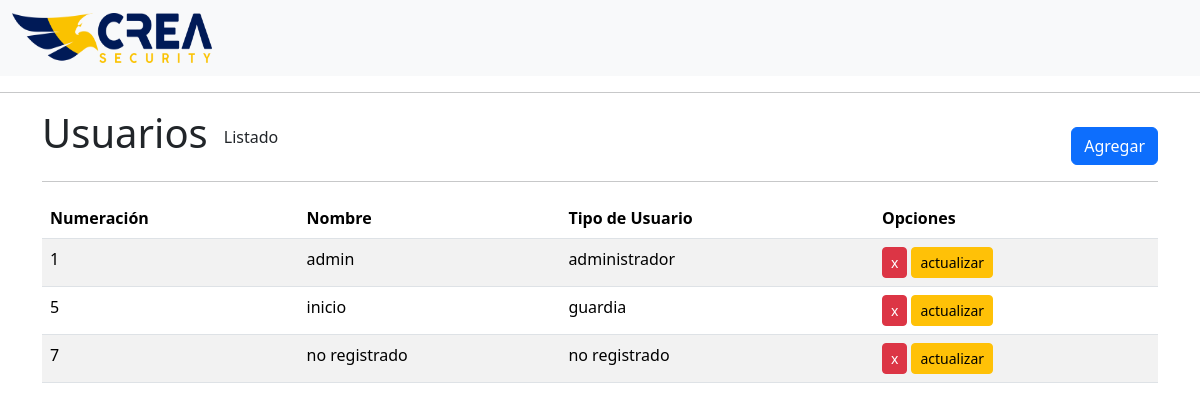
Page /index.php?p=usuarios/Usuarios on the earlier database version.
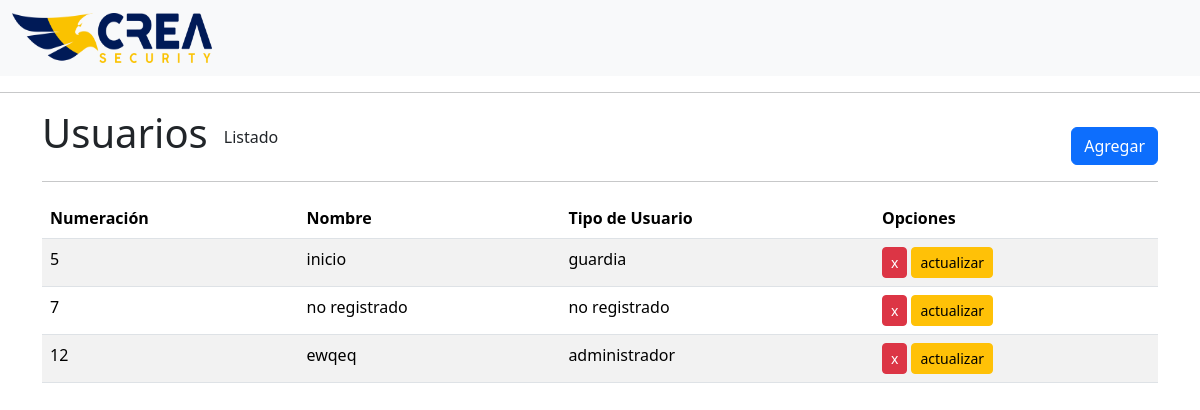
Same page on the later database version.
### tables this page shows
CREATE TABLE `usuarios` (
  `id` int(20) NOT NULL,
  `nombre_usu` varchar(20) DEFAULT NULL,
  `tipo_usu` varchar(20) DEFAULT NULL
);

### index.php (called while the page is built, shortened)
<?php
include 'incluir/header.php';
$select_usuarios_id = "SELECT * FROM usuarios where id='{$_SESSION['encargado_id']}' ";
$result_select_usuarios_id = mysqli_query($conexion, $select_usuarios_id);
$fila_result_select_usuarios_id = mysqli_fetch_assoc($result_select_usuarios_id);
include 'incluir/navbar.php';
$pagina = isset($_GET['p']) ? strtolower($_GET['p']) : 'home';
require_once 'pages/' . $pagina . '.php';
?>

### pages/usuarios/Usuarios.php (the view, shortened to what this page needs)
<?php
include 'incluir/header.php';
$query_usuarios = "SELECT * FROM usuarios ";
$result_usuarios =  mysqli_query($conexion, $query_usuarios);
?>
<body>
   <div class="container d-flex align-items-end gap-3">
        <h1>Usuarios</h1>
        <p>Listado</p>
        <div class="ms-auto">
        <a href="index.php?p=usuarios/CrearUsuario" class="btn btn-primary">Agregar</a>
    </div>
    </div>
    <div class="container">
        <hr>
        <table class="table table-striped">
            <thead>
                <tr>
                <th scope="col">Numeración</th>
                <th scope="col">Nombre</th>
                <th scope="col">Tipo de Usuario</th>
                <th scope="col">Opciones</th>
                </tr>
            </thead>
            <tbody>
             <?php while ($fila_usuarios = mysqli_fetch_array($result_usuarios)) : ?>
                  <tr>
                        <td><?= $fila_usuarios['id'] ?></td>
                        <td><?= $fila_usuarios['nombre_usu'] ?></td>
                        <td><?= $fila_usuarios['tipo_usu'] ?></td>
                        <td>
                            <a href="index.php?p=usuarios/acciones/delete&id=<?= $fila_usuarios['id']?>" onclick="return confirmarEliminacion('este Usuario');" class="btn btn-danger btn-sm">x</a>
                            <a href="index.php?p=usuarios/UsuarioEdit&id=<?= $fila_usuarios['id'] ?>" class="btn btn-warning btn-sm">actualizar</a>
                        </td>
                    </tr>
                <?php endwhile; ?>
            </tbody>
        </table>
    </div>
</body>
</html>

### incluir/header.php (shortened to what this page needs)
<!doctype html>
<html lang="es">
  <head>
    <link href="https://cdn.jsdelivr.net/npm/bootstrap@5.3.8/dist/css/bootstrap.min.css" rel="stylesheet">
  </head>

### incluir/navbar.php
<?php
if (isset($fila_result_select_usuarios_id['tipo_usu']) && $fila_result_select_usuarios_id['tipo_usu'] == "administrador") {
?>
<nav class="navbar navbar-expand-lg bg-body-tertiary">
    <div class="container-fluid">
        <a class="navbar-brand" href="./Img/LOGO.png">
            <img src="./Img/LOGO.png" alt="Bootstrap" width="200" height="50">
        </a>
        <button class="navbar-toggler" type="button" data-bs-toggle="collapse" data-bs-target="#navbarText" aria-controls="navbarText" aria-expanded="false" aria-label="Toggle navigation">
            <span class="navbar-toggler-icon"></span>
        </button>
        <div class="collapse navbar-collapse" id="navbarText">
            <ul class="navbar-nav me-auto mb-2 mb-lg-0">
                <li class="nav-item"><a class="nav-link active" href="index.php?p=usuarios/Usuarios">Usuarios</a></li>
                <li class="nav-item"><a class="nav-link active" href="index.php">Accesos</a></li>
                <li class="nav-item"><a class="nav-link active" href="index.php?p=estadistica/Estadisticas">Estadísticas</a></li>
                <li class="nav-item"><a class="nav-link active" href="index.php?p=facultades/Facultades">Facultades</a></li>
                <li class="nav-item"><a class="nav-link active" href="index.php?p=ubicacion/Ubicacion">Ubicacion</a></li>
            </ul>
            <span class="navbar-text">
                Usuario: <?php echo $_SESSION['usuario_ingreso']; ?>
            </span>
        </div>
    </div>
</nav>
<hr>
<?php
} else {
?>
<nav class="navbar bg-body-tertiary">
    <div class="container-fluid">
        <a class="navbar-brand" href="./Img/LOGO.png">
            <img src="./Img/LOGO.png" alt="Bootstrap" width="200" height="50">
        </a>
    </div>
</nav>
<hr>
<?php
}
?>

Differences in the rows shown:
removed usuarios: id "1", nombre_usu "admin", tipo_usu "administrador"
added usuarios: id "12", nombre_usu "ewqeq", tipo_usu "administrador"
